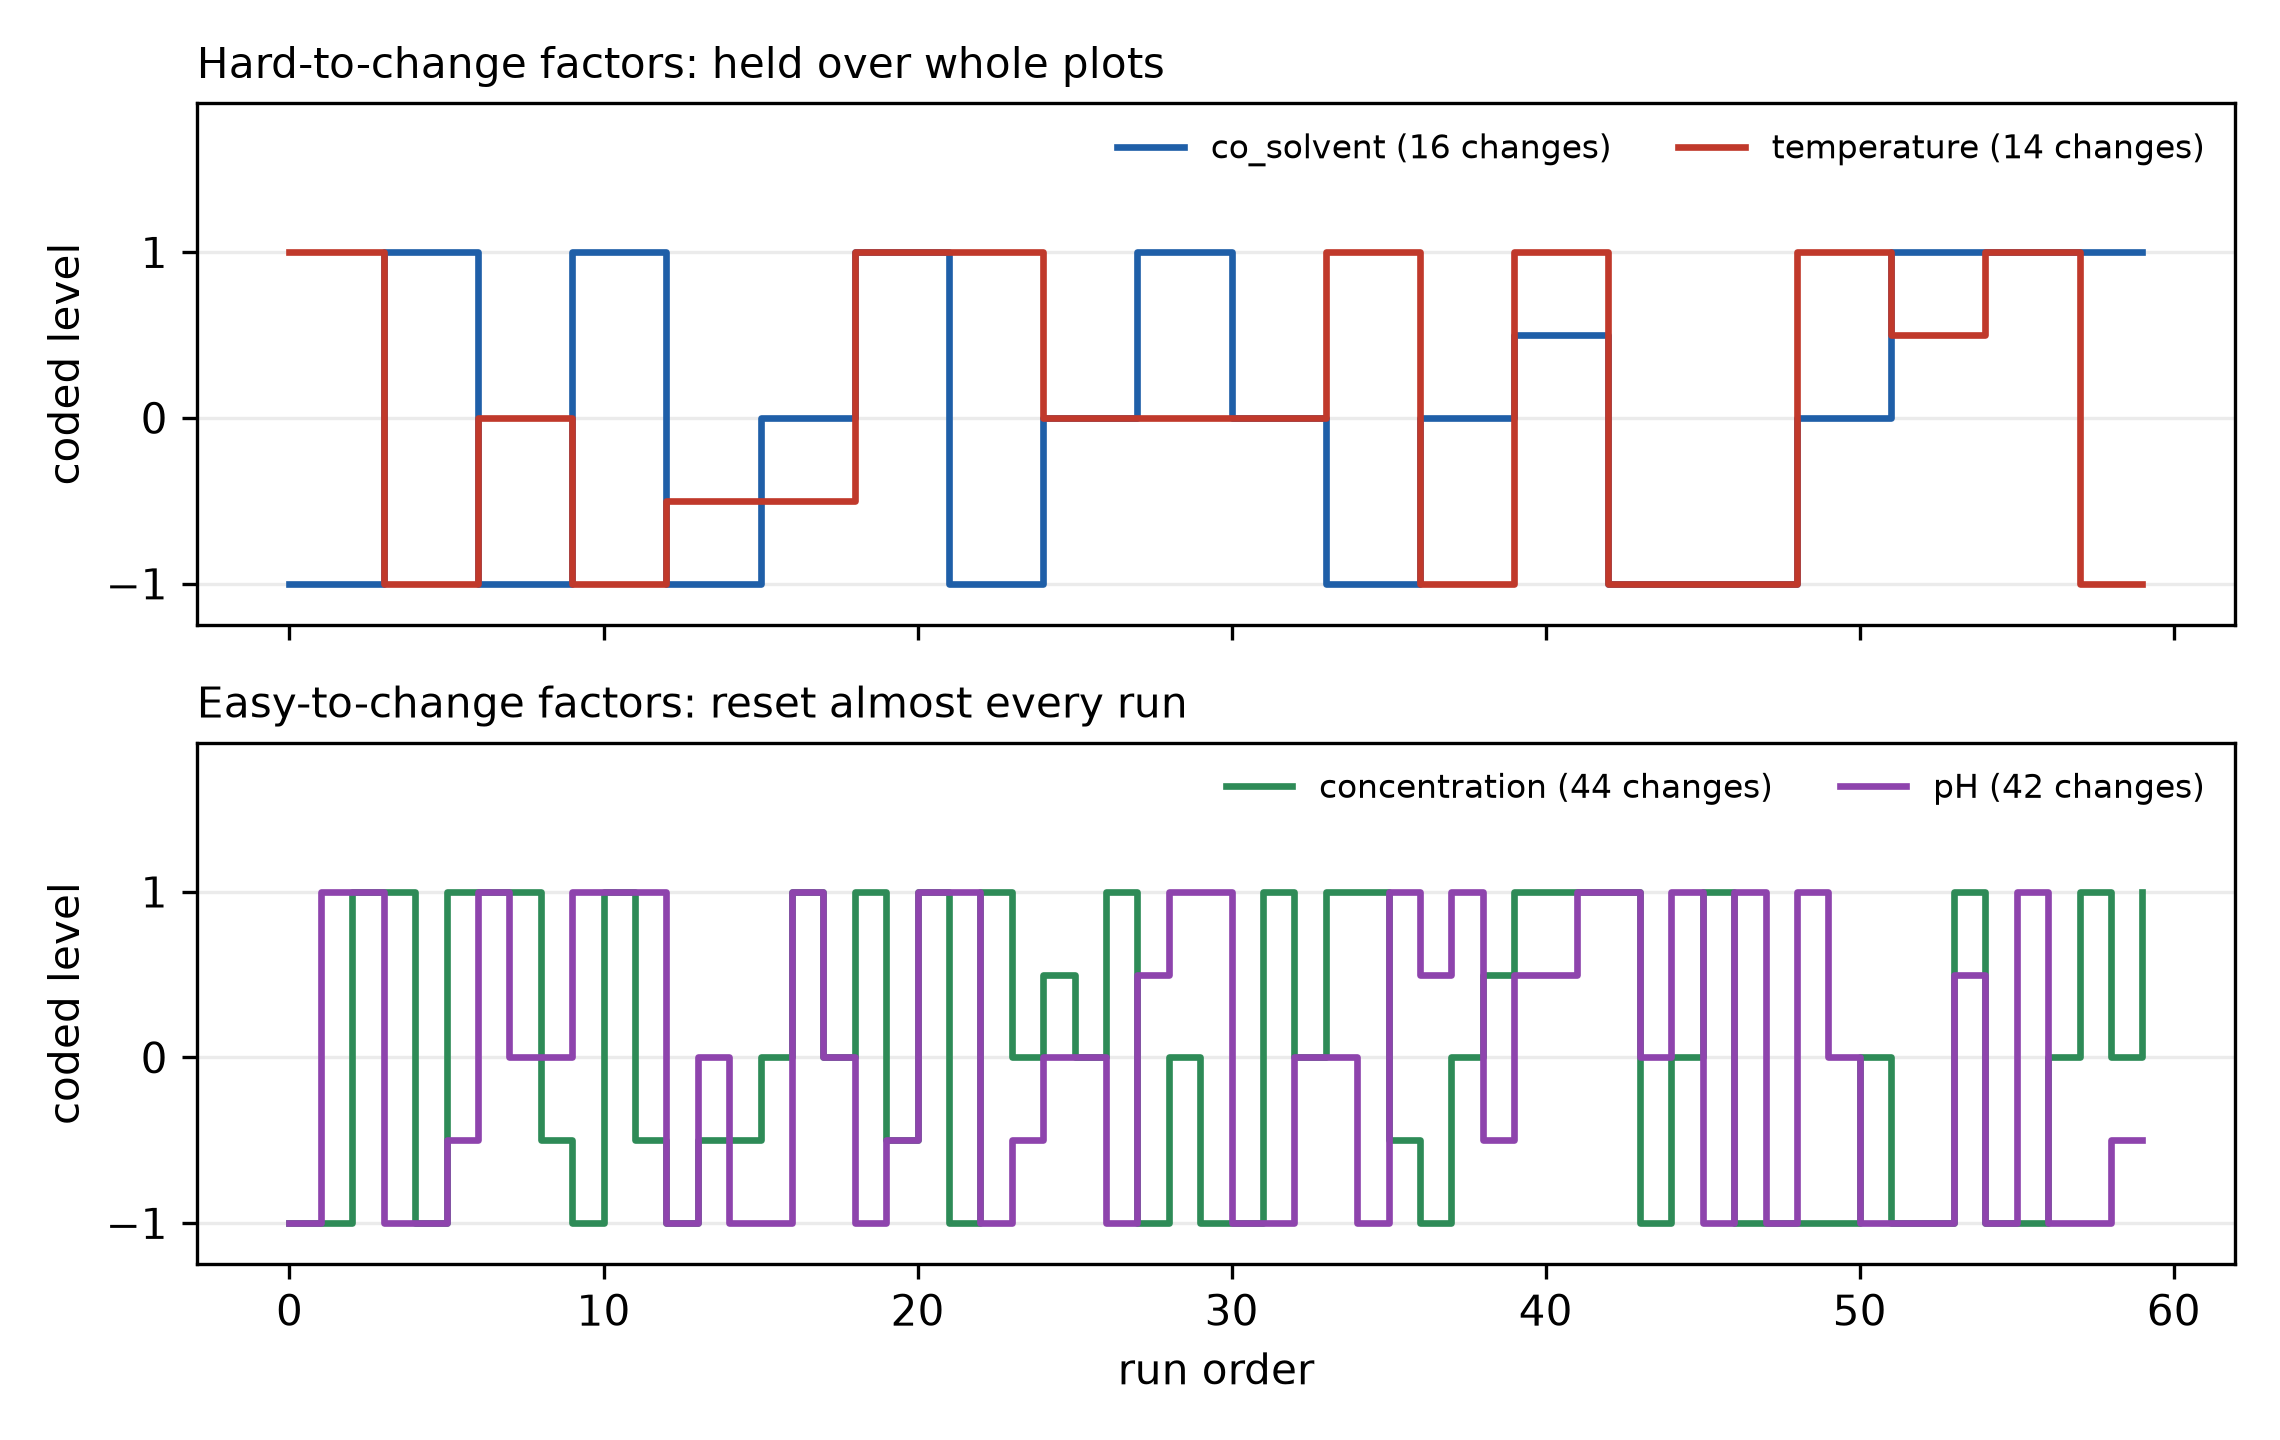

Recreate this plot in Python.
"""Split-plot structure of the mixed-level case-study design.

Across the 60-run order, the two hard-to-change factors (co-solvent fraction and
temperature) hold their level over long stretches (the whole plots), while the two
easy-to-change factors move at most runs. Regenerates
``colour-split-plot-run-order.png``.
"""

import matplotlib.pyplot as plt
import numpy as np

from colour_case_study import CONT, HARD_TO_CHANGE, build_design

design = build_design("i_optimal", budget=60)
run = design.design.sort_values("RunOrder").reset_index(drop=True)
x = np.arange(len(run))

fig, axes = plt.subplots(2, 1, figsize=(7.6, 4.8), sharex=True)
hard = HARD_TO_CHANGE
easy = [n for n in CONT if n not in hard]
palette = {"co_solvent": "#1f5fa8", "temperature": "#c0392b",
           "concentration": "#2e8b57", "pH": "#8e44ad"}


def n_changes(v):
    return int((v[1:] != v[:-1]).sum())


for ax, group, title in [(axes[0], hard, "Hard-to-change factors: held over whole plots"),
                         (axes[1], easy, "Easy-to-change factors: reset almost every run")]:
    for name in group:
        v = run[name].to_numpy(float)
        ax.step(x, v, where="post", color=palette[name], lw=1.6,
                label=f"{name} ({n_changes(v)} changes)")
    ax.set_ylabel("coded level")
    # A little headroom above the +1 line so the legend clears the step traces.
    ax.set_ylim(-1.25, 1.9)
    ax.set_yticks([-1, 0, 1])
    ax.grid(axis="y", alpha=0.25)
    ax.set_title(title, fontsize=10, loc="left")
    ax.legend(frameon=False, fontsize=8, loc="upper right", ncol=2)

axes[1].set_xlabel("run order")
fig.tight_layout()
fig.savefig("colour-split-plot-run-order.png", dpi=300, facecolor="w", edgecolor="w",
            transparent=True)
print("saved colour-split-plot-run-order.png")
